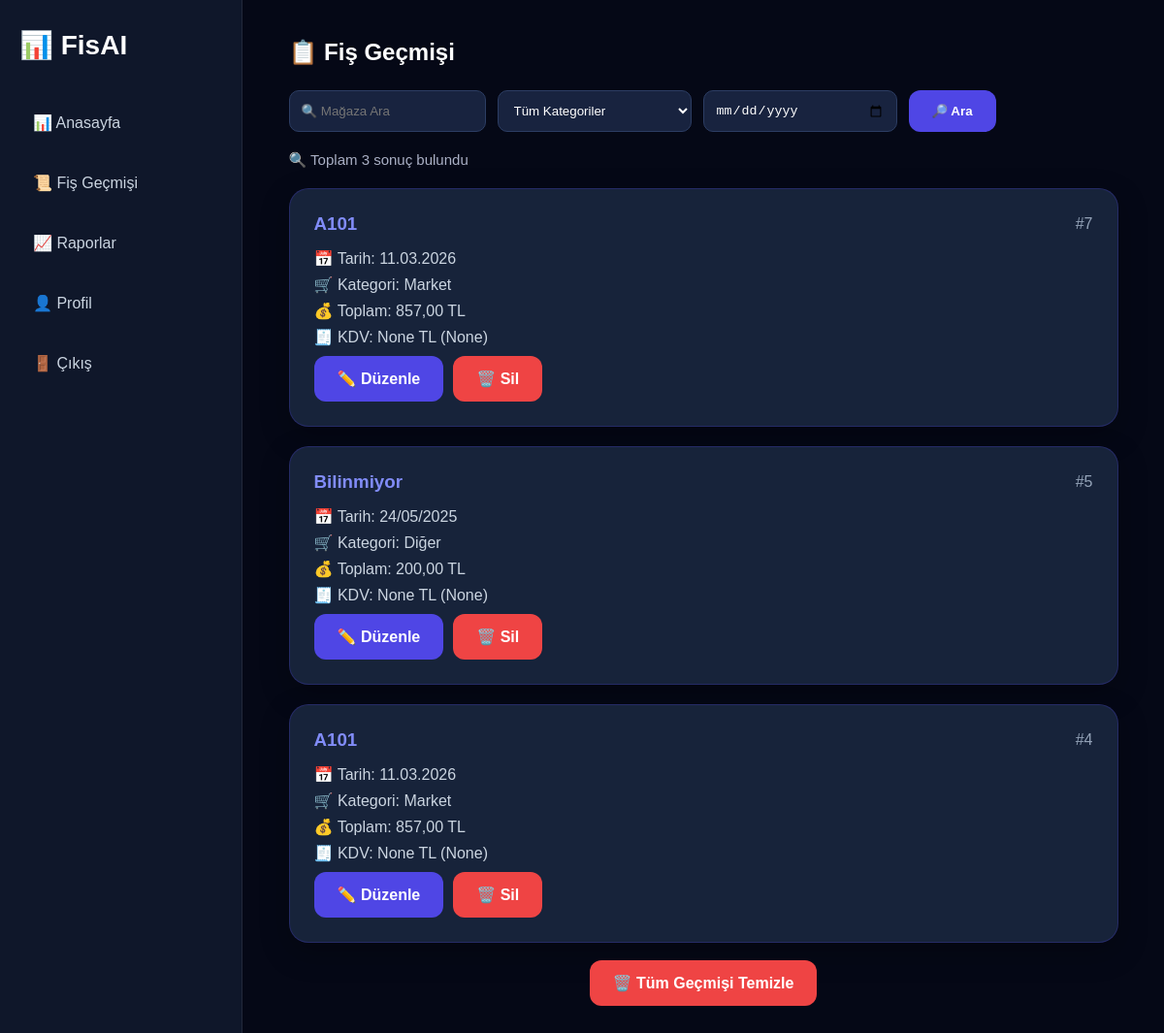
The page /receipts (signed in) on the database as committed earlier.
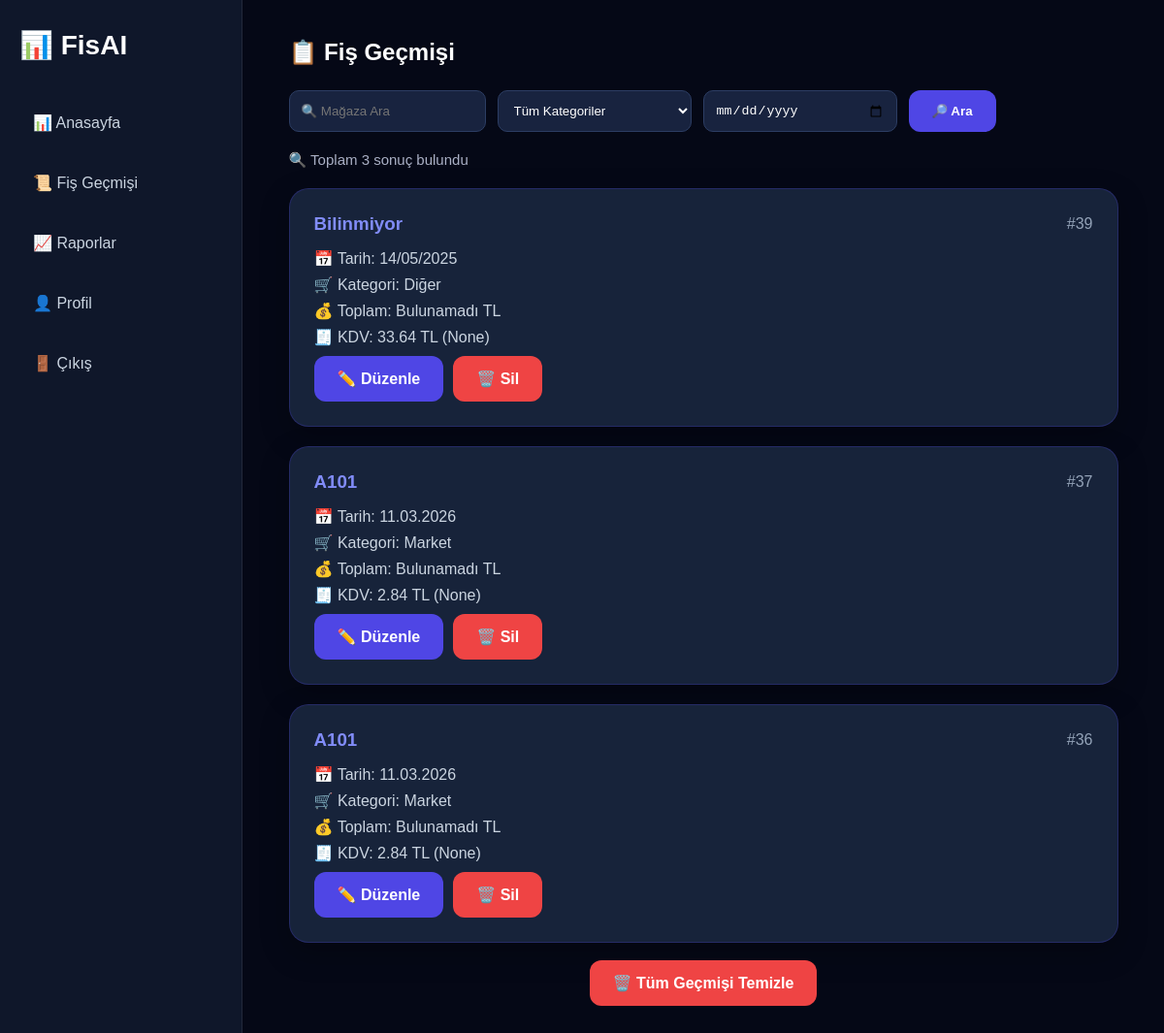
The same page on the database as committed later.
### tables this page shows
CREATE TABLE fisler (

    id INTEGER PRIMARY KEY AUTOINCREMENT,

    user_id INTEGER,

    tarih TEXT,
    toplam REAL,
    kategori TEXT,
    magaza TEXT,

    kdv REAL,
    dosya_adi TEXT,
    eklenme_tarihi TEXT,

    duzeltilmis INTEGER DEFAULT 0

, ai_yorum TEXT, ocr_text TEXT, kdv_orani TEXT);

### app.py (the view)
@app.route("/receipts")
def receipts():
    user_id = session.get("user_id")
    if not user_id:
        return redirect("/login")
    magaza = request.args.get("magaza", "")
    kategori = request.args.get("kategori", "")
    tarih = request.args.get("tarih", "")
    conn = sqlite3.connect("fisler.db")
    cursor = conn.cursor()
    sql = """
    SELECT *
    FROM fisler
    WHERE user_id=?
    """
    params = [user_id]
    if magaza:
        sql += " AND magaza LIKE ?"
        params.append(f"%{magaza}%")
    if kategori:
        sql += " AND kategori=?"
        params.append(kategori)
    if tarih:
        sql += " AND tarih=?"
        params.append(tarih)
    sql += " ORDER BY id DESC"
    cursor.execute(sql, tuple(params))
    fisler = cursor.fetchall()
    conn.close()
    return render_template(
        "receipts.html",
        fisler=fisler
    )

### templates/receipts.html (shortened to what this page needs)
<!DOCTYPE html>
<html lang="tr">
<head>
    <link rel="stylesheet" href="/static/css/style.css">
</head>
<body>
<div class="layout">
    <div class="sidebar">
        <div class="logo">
            📊 FisAI
        </div>
        <div class="menu">
            <a href="/dashboard">📊 Anasayfa</a>
            <a href="/receipts" class="active-menu">📜 Fiş Geçmişi</a>
            <a href="/reports">📈 Raporlar</a>
            <a href="/uye_profil">👤 Profil</a>
            <a href="/logout">🚪 Çıkış</a>
        </div>
    </div>
    <div class="main-content">
        <div class="container">
            <h2>📋 Fiş Geçmişi</h2>
            <form method="GET" class="filters">
                <input
                    type="text"
                    name="magaza"
                    placeholder="🔍 Mağaza Ara"
                    value="{{ request.args.get('magaza','') }}"
                >
                <select name="kategori">
                    <option value="">Tüm Kategoriler</option>
                </select>
                <input
                    type="date"
                    name="tarih"
                    value="{{ request.args.get('tarih','') }}"
                >
                <button type="submit" class="btn">
                    🔎 Ara
                </button>
            </form>
            <div class="search-result">
                🔍 Toplam {{ fisler|length }} sonuç bulundu
            </div>
            <div class="receipt-list">
                {% for fis in fisler %}
                <div class="receipt-card">
                    <div class="receipt-header">
                        <h3>{{ fis[5] }}</h3>
                        <span>#{{ fis[0] }}</span>
                    </div>
                    <p>📅 Tarih: {{ fis[2] }}</p>
                    <p>🛒 Kategori: {{ fis[4] }}</p>
                    <p>💰 Toplam: {{ fis[3] }} TL</p>
                    <p>🧾 KDV: {{ fis[6] }} TL ({{ fis[7] }})</p>
                    <div style="margin-top:10px; display:flex; gap:10px;">
                        <a href="/edit/{{ fis[0] }}" class="btn">
                            ✏️ Düzenle
                        </a>
                        <a href="/delete/{{ fis[0] }}"
                           class="btn logout-btn"
                           onclick="return confirm('Bu fişi silmek istediğine emin misin?')">
                            🗑️ Sil
                        </a>
                    </div>
                </div>
                {% endfor %}
            </div>
            <br>
            <div style="display:flex; justify-content:center;">
                <a
                    href="/delete_all"
                    class="btn logout-btn"
                    onclick="return confirm('Tüm fiş geçmişini silmek istediğinize emin misiniz?')"
                >
                    🗑️ Tüm Geçmişi Temizle
                </a>
            </div>
        </div>
    </div>
</div>
</body>
</html>

### static/css/style.css (style rules this page uses)
* { margin:0; padding:0; box-sizing:border-box; }
body { font-family:Arial,sans-serif; background:#050816; color:white; }
.btn, .primary-btn { background:#4f46e5; color:white; padding:14px 24px; border:none; border-radius:12px; text-decoration:none; cursor:pointer; font-weight:600; transition:.3s; }
.logout-btn { background:#ef4444; }
.logo { font-size:34px; font-weight:700; color:white; }
.container { width:90%; max-width:1200px; margin:40px auto; }
.container h2 { color:white; margin-bottom:25px; }
.receipt-list { display:flex; flex-direction:column; gap:20px; }
.receipt-card { background:#17233a; border-radius:20px; padding:25px; border:1px solid rgba(79,70,229,.25); box-shadow:0 10px 30px rgba(0,0,0,.25); transition:.3s; }
.receipt-header { display:flex; justify-content:space-between; align-items:center; margin-bottom:15px; }
.receipt-header h3 { color:#818cf8; }
.receipt-header span { color:#94a3b8; }
.receipt-card p { margin:8px 0; color:#cbd5e1; }
.layout { display:flex; min-height:100vh; }
.sidebar { width:250px; background:#0f172a; border-right:1px solid rgba(255,255,255,.08); padding:30px 20px; position:fixed; left:0; top:0; bottom:0; }
.logo { color:white; font-size:28px; font-weight:700; margin-bottom:40px; }
.menu { display:flex; flex-direction:column; gap:15px; }
.menu a { color:#cbd5e1; text-decoration:none; padding:14px; border-radius:12px; transition:.3s; }
.main-content { margin-left:250px; width:100%; }
.filters { display:flex; gap:12px; margin:20px 0; flex-wrap:wrap; }
.filters input, .filters select { background:#18233f; color:white; border:1px solid #2c3d63; padding:12px; border-radius:10px; min-width:200px; }
.search-result { color:#aab0c5; margin-bottom:20px; font-size:15px; }

Rows that differ between the two databases and show on the page:
removed fisler: magaza "A101", id "7", tarih "11.03.2026", kategori "Market", toplam "857,00", fis "None"
removed fisler: magaza "Bilinmiyor", id "5", tarih "24/05/2025", kategori "Diğer", toplam "200,00", fis "None"
removed fisler: magaza "A101", id "4", tarih "11.03.2026", kategori "Market", toplam "857,00", fis "None"
added fisler: magaza "Bilinmiyor", id "39", tarih "14/05/2025", kategori "Diğer", toplam "Bulunamadı", kdv "33.64", fis "None"
added fisler: magaza "A101", id "37", tarih "11.03.2026", kategori "Market", toplam "Bulunamadı", kdv "2.84", fis "None"
added fisler: magaza "A101", id "36", tarih "11.03.2026", kategori "Market", toplam "Bulunamadı", kdv "2.84", fis "None"
